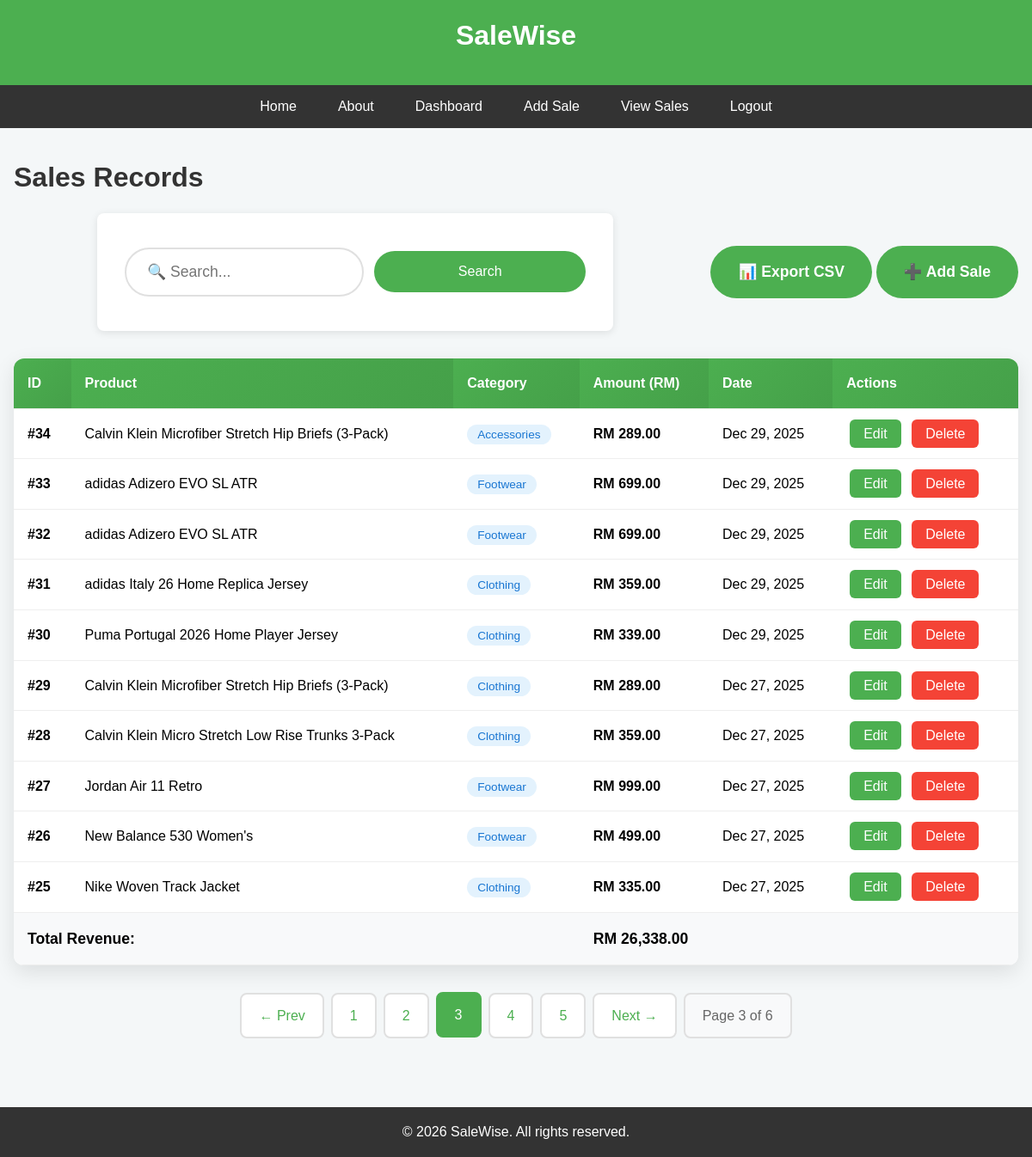
Screenshot of /view_sales.php?page=3 (signed in) with the database file from the repository.
### tables this page shows
CREATE TABLE `sales` (
  `id` int(11) NOT NULL,
  `product` varchar(100) NOT NULL,
  `category` varchar(50) NOT NULL,
  `amount` decimal(10,2) NOT NULL,
  `created_at` timestamp NOT NULL DEFAULT current_timestamp()
);

### view_sales.php (the view, shortened to what this page needs)
<?php
include 'header.php';
include 'config.php';
$search = trim($_GET['search'] ?? '');
$page = max(1, (int)($_GET['page'] ?? 1));
$limit = 10;
$offset = ($page - 1) * $limit;
if($search) {
    $countSql = "SELECT COUNT(*) as total FROM sales WHERE product LIKE ? OR category LIKE ?";
    $stmt = $conn->prepare($countSql);
    $searchTerm = "%$search%";
    $stmt->bind_param("ss", $searchTerm, $searchTerm);
    $stmt->execute();
    $totalRecords = $stmt->get_result()->fetch_assoc()['total'];
} else {
    $result = $conn->query("SELECT COUNT(*) as total FROM sales");
    $totalRecords = $result->fetch_assoc()['total'];
}
$totalPages = ceil($totalRecords / $limit);
if($search) {
    $sql = "SELECT * FROM sales WHERE product LIKE ? OR category LIKE ? ORDER BY id DESC LIMIT ? OFFSET ?";
    $stmt = $conn->prepare($sql);
    $searchTerm = "%$search%";
    $stmt->bind_param("ssii", $searchTerm, $searchTerm, $limit, $offset);
    $stmt->execute();
    $sales = $stmt->get_result();
} else {
    $sql = "SELECT * FROM sales ORDER BY id DESC LIMIT $limit OFFSET $offset";
    $sales = $conn->query($sql);
}
$totalRevenueSql = $search ?
    "SELECT COALESCE(SUM(amount), 0) as total FROM sales WHERE product LIKE '%$search%' OR category LIKE '%$search%'" :
    "SELECT COALESCE(SUM(amount), 0) as total FROM sales";
$totalRevenueResult = $conn->query($totalRevenueSql);
$totalRevenue = $totalRevenueResult->fetch_assoc()['total'];
?>
<main>
    <div class="page-header">
        <h1>Sales Records
        </h1>
        <div class="table-actions">
            <form method="GET" class="search-form">
                <input type="text" name="search" placeholder="🔍 Search..."
                       value="<?php echo htmlspecialchars($search); ?>">
                <button type="submit">Search</button>
            </form>
            <div class="action-buttons">
    <a href="export_sales.php<?php echo $search ? '?search=' . urlencode($search) : ''; ?>" class="btn-primary">📊 Export CSV</a>
    <a href="add_sales.php" class="btn-primary">➕ Add Sale</a>
</div>
        </div>
    </div>
    <?php if($totalRecords == 0): ?>
        <div class="empty-state">
            <h3><?php echo $search ? 'No results found for "' . htmlspecialchars($search) . '"' : 'No sales yet'; ?></h3>
            <p><a href="add_sales.php" class="btn-primary">Start by adding your first sale →</a></p>
        </div>
    <?php else: ?>
        <div class="table-container">
            <table>
                <thead>
                    <tr>
                        <th>ID</th>
                        <th>Product</th>
                        <th>Category</th>
                        <th>Amount (RM)</th>
                        <th>Date</th>
                        <th>Actions</th>
                    </tr>
                </thead>
                <tbody>
                    <?php while($row = $sales->fetch_assoc()): ?>
                    <tr>
                        <td><strong>#<?php echo $row['id']; ?></strong></td>
                        <td><?php echo htmlspecialchars($row['product']); ?></td>
                        <td><span class="category-tag"><?php echo htmlspecialchars($row['category']); ?></span></td>
                        <td><strong>RM <?php echo number_format($row['amount'], 2); ?></strong></td>
                        <td><?php echo date('M j, Y', strtotime($row['created_at'])); ?></td>
                        <td>
                            <a href="edit_sales.php?id=<?php echo $row['id']; ?>" class="btn-edit">Edit</a>
                            <a href="delete_sales.php?id=<?php echo $row['id']; ?>"
                               class="btn-delete"
                               onclick="return confirm('Delete sale #<?php echo $row['id']; ?>?\nProduct: <?php echo addslashes($row['product']); ?>');">
                                Delete
                            </a>
                        </td>
                    </tr>
                    <?php endwhile; ?>
                </tbody>
                <tfoot>
                    <tr class="table-total">
                        <td colspan="3"><strong>Total Revenue:</strong></td>
                        <td colspan="3"><strong>RM <?php echo number_format($totalRevenue, 2); ?></strong></td>
                    </tr>
                </tfoot>
            </table>
        </div>
        <?php if($totalPages > 1): ?>
        <div class="pagination">
            <?php if($page > 1): ?>
                <a href="?page=<?php echo $page-1; ?><?php echo $search ? '&search=' . urlencode($search) : ''; ?>" class="page-link">← Prev</a>
            <?php endif; ?>
            <?php
            $start = max(1, $page - 2);
            $end = min($totalPages, $page + 2);
            for($i = $start; $i <= $end; $i++):
            ?>
                <a href="?page=<?php echo $i; ?><?php echo $search ? '&search=' . urlencode($search) : ''; ?>"
                   class="page-link <?php echo $i == $page ? 'active' : ''; ?>">
                    <?php echo $i; ?>
                </a>
            <?php endfor; ?>
            <?php if($page < $totalPages): ?>
                <a href="?page=<?php echo $page+1; ?><?php echo $search ? '&search=' . urlencode($search) : ''; ?>" class="page-link">Next →</a>
            <?php endif; ?>
            <span class="page-info">Page <?php echo $page; ?> of <?php echo $totalPages; ?></span>
        </div>
        <?php endif; ?>
    <?php endif; ?>
</main>
<?php include 'footer.php'; ?>

### style.css (style rules this page uses)
* { margin: 0; padding: 0; box-sizing: border-box; font-family: Arial, sans-serif; }
body { background: #f4f7f8; line-height: 1.6; }
h1 { color: #333; margin-bottom: 1rem; }
.btn-primary, .btn-secondary, .action-btn { padding: 1rem 2rem; border-radius: 50px; text-decoration: none; font-weight: bold; font-size: 1.1rem; transition: all 0.3s; display: inline-block; }
.btn-primary, .action-btn.primary { background: #4CAF50; color: white; }
form { background: white; padding: 2rem; border-radius: 8px; box-shadow: 0 2px 10px rgba(0,0,0,0.1); max-width: 500px; margin: 0 auto; }
input, button { width: 100%; padding: 0.75rem; margin: 0.5rem 0; border: 1px solid #ddd; border-radius: 4px; }
button { background: #4CAF50; color: white; border: none; cursor: pointer; font-size: 1rem; }
table { width: 100%; border-collapse: collapse; background: white; box-shadow: 0 2px 10px rgba(0,0,0,0.1); }
th, td { padding: 1rem; text-align: left; border-bottom: 1px solid #eee; }
th { background: #4CAF50; color: white; }
.page-header { margin-bottom: 2rem; }
.page-header h1 { display: inline-block; margin-bottom: 1rem; }
.table-actions { display: flex; gap: 1rem; flex-wrap: wrap; align-items: center; margin-bottom: 2rem; }
.search-form { display: flex; gap: 0.75rem; flex: 1; max-width: 600px; align-items: center; position: relative; }
.search-form input { flex: 1; padding: 1rem 1.5rem !important; font-size: 1.1rem !important; border: 2px solid #e0e0e0 !important; border-radius: 50px !important; background: #ffffff !important; color: #333333 !important; min-height: 48px !important; width: 300px !important; outline: none !important; }
.search-form::before { content: ""; position: absolute; left: 1.8rem; top: 50%; transform: translateY(-50%); color: #999 !important; font-size: 1.2rem; pointer-events: none; z-index: 2; background: transparent; }
.search-form button, .search-form .btn-secondary { padding: 1rem 1.5rem !important; height: 48px !important; font-size: 1rem !important; border-radius: 50px !important; white-space: nowrap; display: inline-flex !important; align-items: center; justify-content: center; }
.search-form button { background: #4CAF50 !important; color: white !important; border: none !important; cursor: pointer !important; font-weight: 500 !important; }
.table-container { overflow-x: auto; background: white; border-radius: 12px; box-shadow: 0 8px 25px rgba(0,0,0,0.1); margin-bottom: 2rem; }
table th { background: linear-gradient(135deg, #4CAF50, #45a049); color: white; font-weight: 600; }
.category-tag { background: #e3f2fd; color: #1976d2; padding: 0.25rem 0.75rem; border-radius: 20px; font-size: 0.85rem; }
.btn-edit, .btn-delete { padding: 0.5rem 1rem; border-radius: 6px; text-decoration: none; font-weight: 500; margin: 0 0.25rem; }
.btn-edit { background: #4CAF50; color: white; }
.btn-delete { background: #f44336; color: white; }
.table-total { background: #f8f9fa; font-size: 1.1rem; }
.pagination { display: flex; justify-content: center; align-items: center; gap: 0.5rem; margin-top: 2rem; flex-wrap: wrap; }
.page-link { padding: 0.75rem 1.25rem; background: white; color: #4CAF50; text-decoration: none; border-radius: 8px; border: 2px solid #e0e0e0; font-weight: 500; transition: all 0.3s; display: flex; align-items: center; justify-content: center; min-height: 44px; }
.page-link:hover, .page-link.active { background: #4CAF50; color: white; border-color: #4CAF50; transform: translateY(-1px); }
.page-info { padding: 0.75rem 1.25rem; background: #f8f9fa; color: #666; border-radius: 8px; border: 2px solid #e0e0e0; font-weight: 500; display: flex; align-items: center; justify-content: center; min-height: 44px; white-space: nowrap; }

### rows the page displays
sales: id "34", product "Calvin Klein Microfiber Stretch Hip Briefs (3-Pack)", category "Accessories", amount "289.00", created_at "Dec 29, 2025"
sales: id "33", product "adidas Adizero EVO SL ATR", category "Footwear", amount "699.00", created_at "Dec 29, 2025"
sales: id "32", product "adidas Adizero EVO SL ATR", category "Footwear", amount "699.00", created_at "Dec 29, 2025"
sales: id "31", product "adidas Italy 26 Home Replica Jersey", category "Clothing", amount "359.00", created_at "Dec 29, 2025"
sales: id "30", product "Puma Portugal 2026 Home Player Jersey", category "Clothing", amount "339.00", created_at "Dec 29, 2025"
sales: id "29", product "Calvin Klein Microfiber Stretch Hip Briefs (3-Pack)", category "Clothing", amount "289.00", created_at "Dec 27, 2025"
sales: id "28", product "Calvin Klein Micro Stretch Low Rise Trunks 3-Pack", category "Clothing", amount "359.00", created_at "Dec 27, 2025"
sales: id "27", product "Jordan Air 11 Retro", category "Footwear", amount "999.00", created_at "Dec 27, 2025"
sales: id "26", product "New Balance 530 Women's", category "Footwear", amount "499.00", created_at "Dec 27, 2025"
sales: id "25", product "Nike Woven Track Jacket", category "Clothing", amount "335.00", created_at "Dec 27, 2025"

### other values shown
$totalRevenue "26,338.00"
$page "3"
$totalPages "6"
